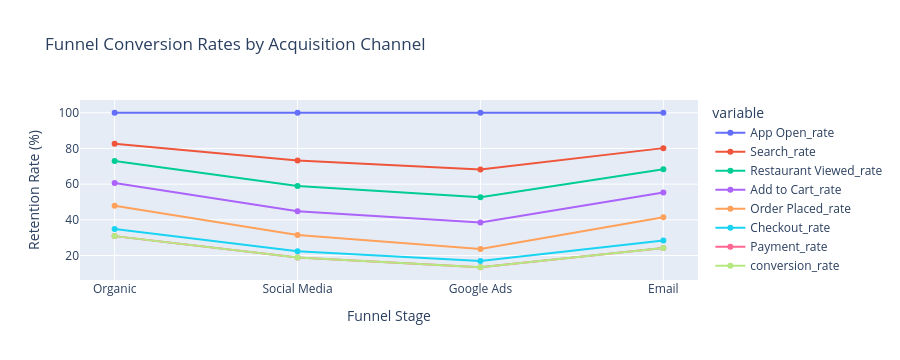

Here is the notebook cell this chart was saved with:
### Code cell
px.line(conversion_channel,markers=True,title='Funnel Conversion Rates by Acquisition Channel',labels={
        'index': 'Funnel Stage', 
        'value': 'Retention Rate (%)', 
        'Channel': 'Acquisition Channel'
    }
)

### Figure 1 — Plotly figure (JSON) as saved in the notebook; plotly's stock layout.template omitted (floating-point values rounded to 4 significant figures)
{"data": [{"hovertemplate": "variable=App Open_rate<br>Funnel Stage=%{x}<br>Retention Rate (%)=%{y}<extra></extra>", "legendgroup": "App Open_rate", "line": {"color": "#636efa", "dash": "solid"}, "marker": {"symbol": "circle"}, "mode": "lines+markers", "name": "App Open_rate", "orientation": "v", "showlegend": true, "type": "scatter", "x": ["Organic", "Social Media", "Google Ads", "Email"], "xaxis": "x", "y": [100, 100, 100, 100], "yaxis": "y"}, {"hovertemplate": "variable=Search_rate<br>Funnel Stage=%{x}<br>Retention Rate (%)=%{y}<extra></extra>", "legendgroup": "Search_rate", "line": {"color": "#EF553B", "dash": "solid"}, "marker": {"symbol": "circle"}, "mode": "lines+markers", "name": "Search_rate", "orientation": "v", "showlegend": true, "type": "scatter", "x": ["Organic", "Social Media", "Google Ads", "Email"], "xaxis": "x", "y": [82.67, 73.29, 68.17, 80.18], "yaxis": "y"}, {"hovertemplate": "variable=Restaurant Viewed_rate<br>Funnel Stage=%{x}<br>Retention Rate (%)=%{y}<extra></extra>", "legendgroup": "Restaurant Viewed_rate", "line": {"color": "#00cc96", "dash": "solid"}, "marker": {"symbol": "circle"}, "mode": "lines+markers", "name": "Restaurant Viewed_rate", "orientation": "v", "showlegend": true, "type": "scatter", "x": ["Organic", "Social Media", "Google Ads", "Email"], "xaxis": "x", "y": [73.03, 58.91, 52.72, 68.36], "yaxis": "y"}, {"hovertemplate": "variable=Add to Cart_rate<br>Funnel Stage=%{x}<br>Retention Rate (%)=%{y}<extra></extra>", "legendgroup": "Add to Cart_rate", "line": {"color": "#ab63fa", "dash": "solid"}, "marker": {"symbol": "circle"}, "mode": "lines+markers", "name": "Add to Cart_rate", "orientation": "v", "showlegend": true, "type": "scatter", "x": ["Organic", "Social Media", "Google Ads", "Email"], "xaxis": "x", "y": [60.62, 44.83, 38.46, 55.29], "yaxis": "y"}, {"hovertemplate": "variable=Order Placed_rate<br>Funnel Stage=%{x}<br>Retention Rate (%)=%{y}<extra></extra>", "legendgroup": "Order Placed_rate", "line": {"color": "#FFA15A", "dash": "solid"}, "marker": {"symbol": "circle"}, "mode": "lines+markers", "name": "Order Placed_rate", "orientation": "v", "showlegend": true, "type": "scatter", "x": ["Organic", "Social Media", "Google Ads", "Email"], "xaxis": "x", "y": [47.88, 31.55, 23.7, 41.42], "yaxis": "y"}, {"hovertemplate": "variable=Checkout_rate<br>Funnel Stage=%{x}<br>Retention Rate (%)=%{y}<extra></extra>", "legendgroup": "Checkout_rate", "line": {"color": "#19d3f3", "dash": "solid"}, "marker": {"symbol": "circle"}, "mode": "lines+markers", "name": "Checkout_rate", "orientation": "v", "showlegend": true, "type": "scatter", "x": ["Organic", "Social Media", "Google Ads", "Email"], "xaxis": "x", "y": [34.86, 22.45, 17.01, 28.44], "yaxis": "y"}, {"hovertemplate": "variable=Payment_rate<br>Funnel Stage=%{x}<br>Retention Rate (%)=%{y}<extra></extra>", "legendgroup": "Payment_rate", "line": {"color": "#FF6692", "dash": "solid"}, "marker": {"symbol": "circle"}, "mode": "lines+markers", "name": "Payment_rate", "orientation": "v", "showlegend": true, "type": "scatter", "x": ["Organic", "Social Media", "Google Ads", "Email"], "xaxis": "x", "y": [30.88, 18.86, 13.45, 24.27], "yaxis": "y"}, {"hovertemplate": "variable=conversion_rate<br>Funnel Stage=%{x}<br>Retention Rate (%)=%{y}<extra></extra>", "legendgroup": "conversion_rate", "line": {"color": "#B6E880", "dash": "solid"}, "marker": {"symbol": "circle"}, "mode": "lines+markers", "name": "conversion_rate", "orientation": "v", "showlegend": true, "type": "scatter", "x": ["Organic", "Social Media", "Google Ads", "Email"], "xaxis": "x", "y": [30.88, 18.86, 13.45, 24.27], "yaxis": "y"}], "layout": {"height": 360, "legend": {"title": {"text": "variable"}, "tracegroupgap": 0}, "title": {"text": "Funnel Conversion Rates by Acquisition Channel"}, "xaxis": {"anchor": "y", "autorange": true, "domain": [0, 1], "range": [-0.1841, 3.184], "title": {"text": "Funnel Stage"}, "type": "category"}, "yaxis": {"anchor": "x", "autorange": true, "domain": [0, 1], "range": [6.303, 107.1], "title": {"text": "Retention Rate (%)"}, "type": "linear"}}}
